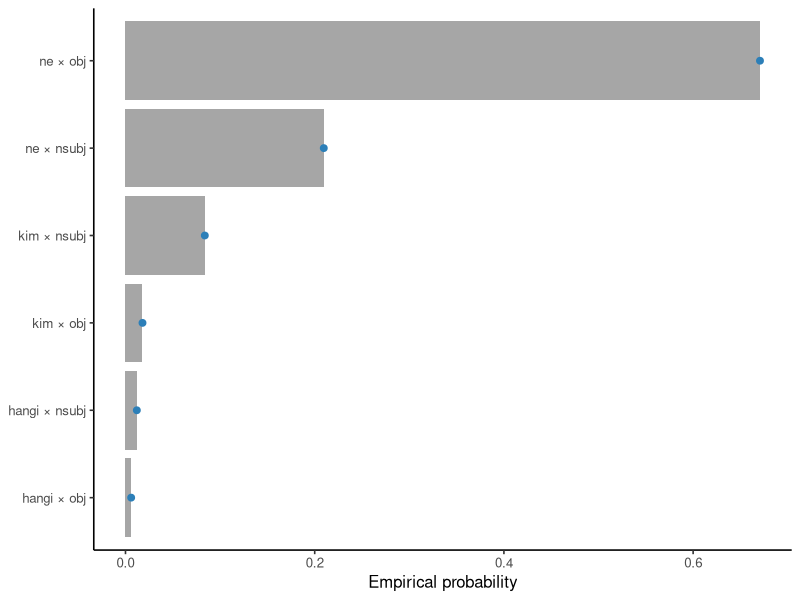

Here is the R script that generated this plot:
## ---- chunk 1
#| label: load-probability-measure-data
library(ggplot2)

wh <- read.csv(
  "data/ud-turkish-boun/question-core-arguments.csv",
  stringsAsFactors = FALSE,
  fileEncoding = "UTF-8"
)
wh$outcome_id <- paste(wh$split, wh$sentence_id, wh$token_id, sep = ":")

stopifnot(nrow(wh) == 167L, !anyDuplicated(wh$outcome_id))

N_total <- nrow(wh)
category_mass <- as.data.frame(
  xtabs(~ lemma + dependency_relation, data = wh)
)
names(category_mass)[3] <- "tokens"
category_mass$probability <- category_mass$tokens / N_total
## ---- chunk 2
#| label: compute-empirical-measure
p_ne <- mean(wh$lemma == "ne")
p_object <- mean(wh$dependency_relation == "obj")
p_ne_object <- mean(
  wh$lemma == "ne" & wh$dependency_relation == "obj"
)

stopifnot(
  isTRUE(all.equal(sum(category_mass$probability), 1)),
  all(category_mass$probability >= 0), # dqr-allow: symbolic-derivation
  isTRUE(all.equal(
    p_ne,
    sum(category_mass$probability[category_mass$lemma == "ne"])
  ))
)

c(ne = p_ne, object = p_object, ne_and_object = p_ne_object)
## ---- chunk 3
#| label: plot-empirical-measure
#| fig-cap: "Empirical probability mass assigned to each observed lemma–relation category."
category_mass$category <- paste(
  category_mass$lemma,
  category_mass$dependency_relation,
  sep = " × "
)

ggplot(category_mass,
       aes(reorder(category, probability), probability)) +
  geom_col(fill = "grey65") +
  geom_point(color = "#2C7FB8", size = 2) +
  coord_flip() +
  labs(x = NULL, y = "Empirical probability") +
  theme_classic(base_size = 12)
## ---- chunk 4
#| label: verify-complement
p_not_ne_direct <- mean(wh$lemma != "ne")
p_not_ne_complement <- 1 - p_ne

stopifnot(isTRUE(all.equal(p_not_ne_direct, p_not_ne_complement)))
c(direct = p_not_ne_direct, complement = p_not_ne_complement)
